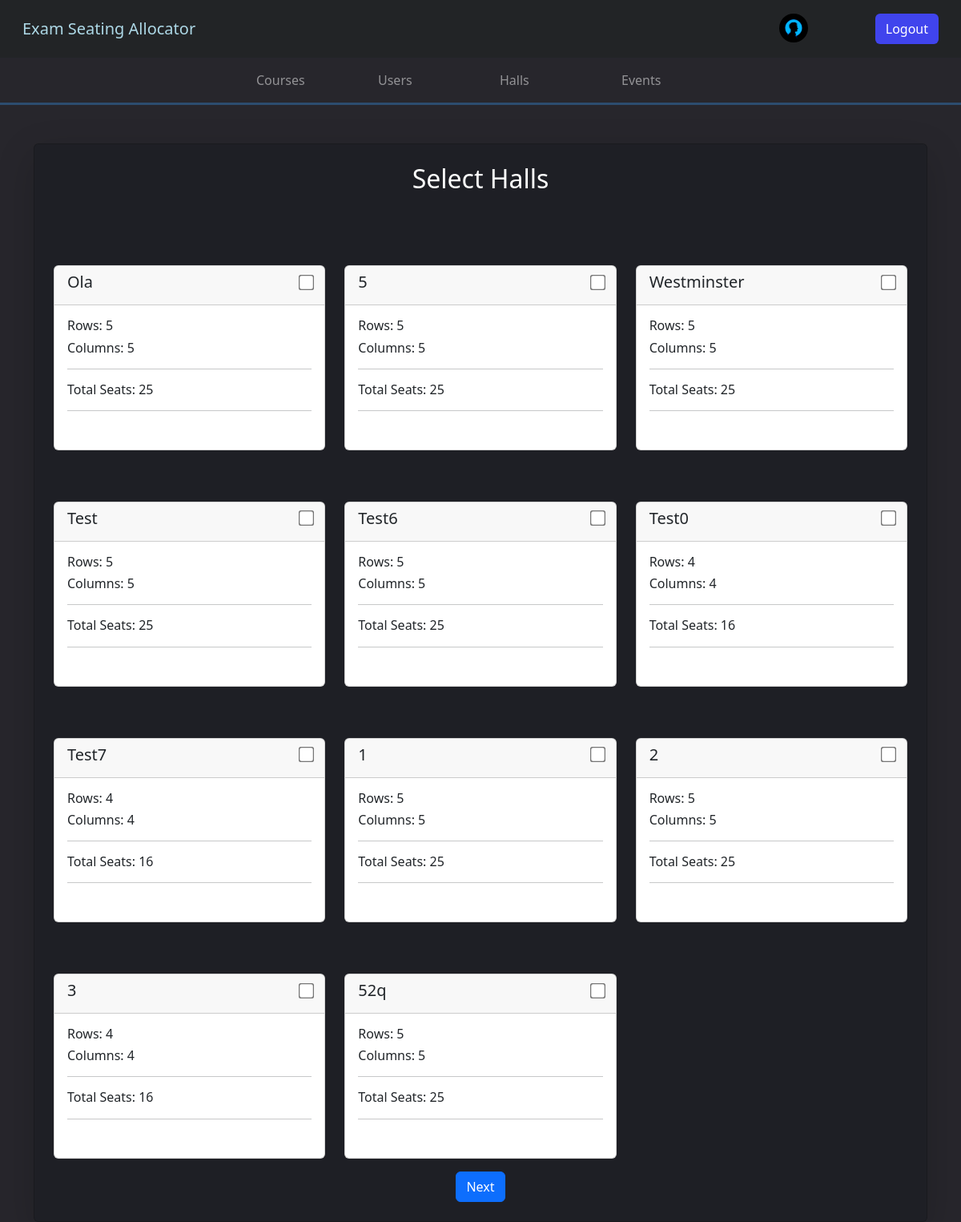
The app's page /create_new_event_halls/92 (signed in), older data.
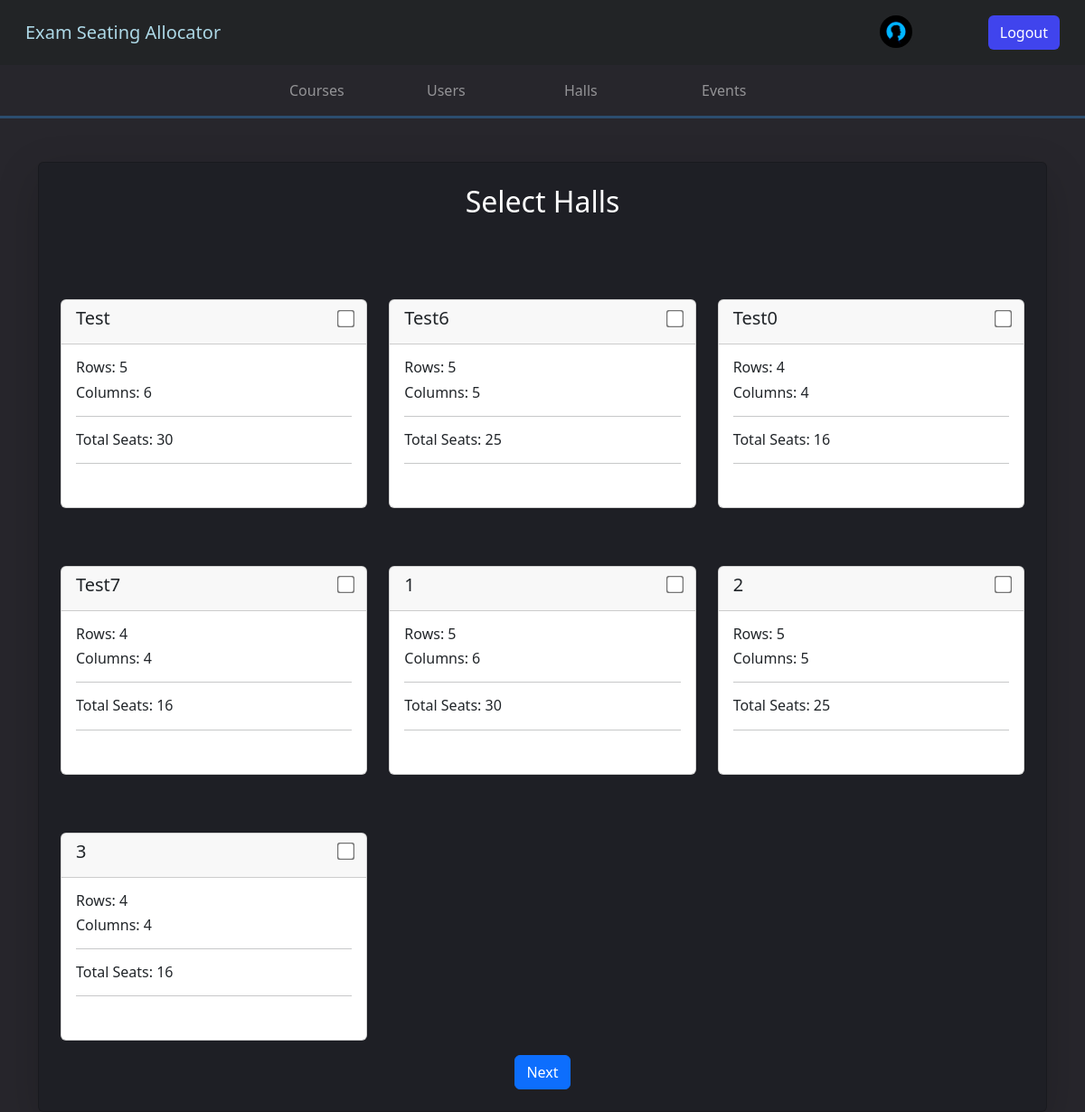
The same page, newer data.
### api/models.py (models this page shows)
class User(AbstractUser):
    user_type = models.CharField(max_length=20, choices=USER_TYPES)
    user_image = models.ImageField(
        upload_to="Users",
    )
    groups = models.ManyToManyField(Group, related_name="api_users")
    user_permissions = models.ManyToManyField(Permission, related_name="api_users")

class Hall(models.Model):
    name = models.CharField(max_length=100)
    rows = models.IntegerField()
    columns = models.IntegerField()
    noOfSeats = models.IntegerField(default=1)

### api/views.py (the view, shortened to what this page needs)
def create_new_event_halls(request, id):
    halls = Hall.objects.all()
    event = Event.objects.get(id=id)
    context = {"homeurl": "admin_home", "halls": halls}
    return render(request, "createNewEventHalls.html", context)

### api/templates/createNewEventHalls.html (shortened to what this page needs)
{%extends "base.html"%} {%block start%}
<div class="container mt-5">
  <form
    class="mx-auto card p-4 shadow-lg forms d-flex justify-content-between align-items-center"
    method="post"
    enctype="multipart/form-data"
  >
    <h2>Select Halls</h2>
    <div class="row">
      {%for hall in halls%}
      <div class="col-md-4 mt-5">
        <div class="card mb-3">
          <div
            class="card-header d-flex justify-content-between align-items-center"
          >
            <h5 class="card-title">{{hall.name |capfirst}}</h5>
            <input
              class="card-title"
              type="checkbox"
              value="{{hall.id}}"
              id="{{hall.id}}"
              name="selectedhalls"
              style="transform: scale(1.5)"
            />
          </div>
          <div class="card-body mb-3">
              <h6><span>Rows:</span> {{ hall.rows }}</h6>
            <h6><span>Columns:</span> {{ hall.columns }}</h6>
            <hr>
            <h6><span>Total Seats:</span> {{ hall.noOfSeats}}</h6>
            <hr>
          </div>
        </div>
      </div>
      {%endfor%}
    </div>
    <button type="submit" class="btn btn-primary">Next</button>
  </form>
</div>
{%endblock%}

### api/templates/base.html (shortened to what this page needs)
<!DOCTYPE html>
<html>
  <head>
    {% load static %}
    <link
      rel="stylesheet"
      type="text/css"
      href="{% static 'myapp/Styles/base' %}.css"
    />
    <link rel="stylesheet" href="https://maxcdn.bootstrapcdn.com/bootstrap/4.5.2/css/bootstrap.min.css">
    <link
      href="https://cdn.jsdelivr.net/npm/bootstrap@5.3.1/dist/css/bootstrap.min.css"
      rel="stylesheet"
    />
  </head>
  <body style="background-color:#27262C;">
    <nav class="navbar dark p-3 " style="background:#222426">
      <div class="container-fluid">
        <a href="{% if homeurl == "login_page" %} /
        {%else%}
        /{{homeurl}}/
        {%endif%}" class="navbar-brand" style="color:lightblue">Exam Seating Allocator</a>
        <form class="d-flex" role="search">
          {%if request.user.is_authenticated%}
              <a class="nav-link" href="/{{homeurl}}/" >
                  <img src="/media/{{user.user_image}}" alt="Profile Picture" class = "navProfile" >
              </a>
          <a href="/logout/" class="btn" style="background:#4044ED; color:white;" type="submit">Logout</a>
          {%endif%}
        </form>
      </div>
    </nav>
    {% if homeurl == "admin_home" %}
    <nav class="navbar navbar-expand-md navbar-dark" style="border-style: none none solid none; border-color: #2C4D6F;">
        <div class="container">
          <div class="collapse navbar-collapse" id="navbarNavDropdown">
            <ul class="navbar-nav mx-auto">
              <li class="nav-item">
                <a class="nav-link mx-3 {%if page_url%}{%if page_url == "course"%}active{%endif%}{%endif%}" aria-current="page" href="/view_courses/">Courses</a>
              </li>
              <li class="nav-item">
                <a class="nav-link mx-3 {%if page_url%}{%if page_url == "user"%}active{%endif%}{%endif%}" href="/view_users/">Users</a>
              </li>
              <li class="nav-item">
                <a class="nav-link mx-3 {%if page_url%}{%if page_url == "hall"%}active{%endif%}{%endif%}" href="/view_halls/">Halls</a>
              </li>
              <li class="nav-item">
                <a class="nav-link mx-3 {%if page_url%}{%if page_url == "event"%}active{%endif%}{%endif%}" href="/admin_events_view/">Events</a>
              </li>
            </ul>
          </div>
        </div>
      </nav>
      {%endif%}
    {% block start %} {% endblock %}
  </body>
</html>

### static/myapp/Styles/base.css (style rules this page uses)
.navProfile { width: 36px; height: 36px; object-fit: cover; border-radius: 50%; margin-right: 20px; }
@media screen and (min-width: 777px) { .nav-link { padding: 18px 0; min-width: 120px; } }
@media screen and (min-width: 777px) { .navbar { padding: 0; } }

### api/templates/base.html (style rules this page uses)
.forms { background:#1E1F25; color:white; }

Row changes from the older to the newer data that the page shows:
removed Hall: name "Ola", rows "5", columns "5", noOfSeats "25"
removed Hall: name "5", rows "5", columns "5", noOfSeats "25"
removed Hall: name "Westminster", rows "5", columns "5", noOfSeats "25"
removed Hall: name "52q", rows "5", columns "5", noOfSeats "25"
changed Hall "Test": columns "5" → "6"; noOfSeats "25" → "30"
changed Hall (number 5 of 7 on the later page): columns "5" → "6"; noOfSeats "25" → "30"
